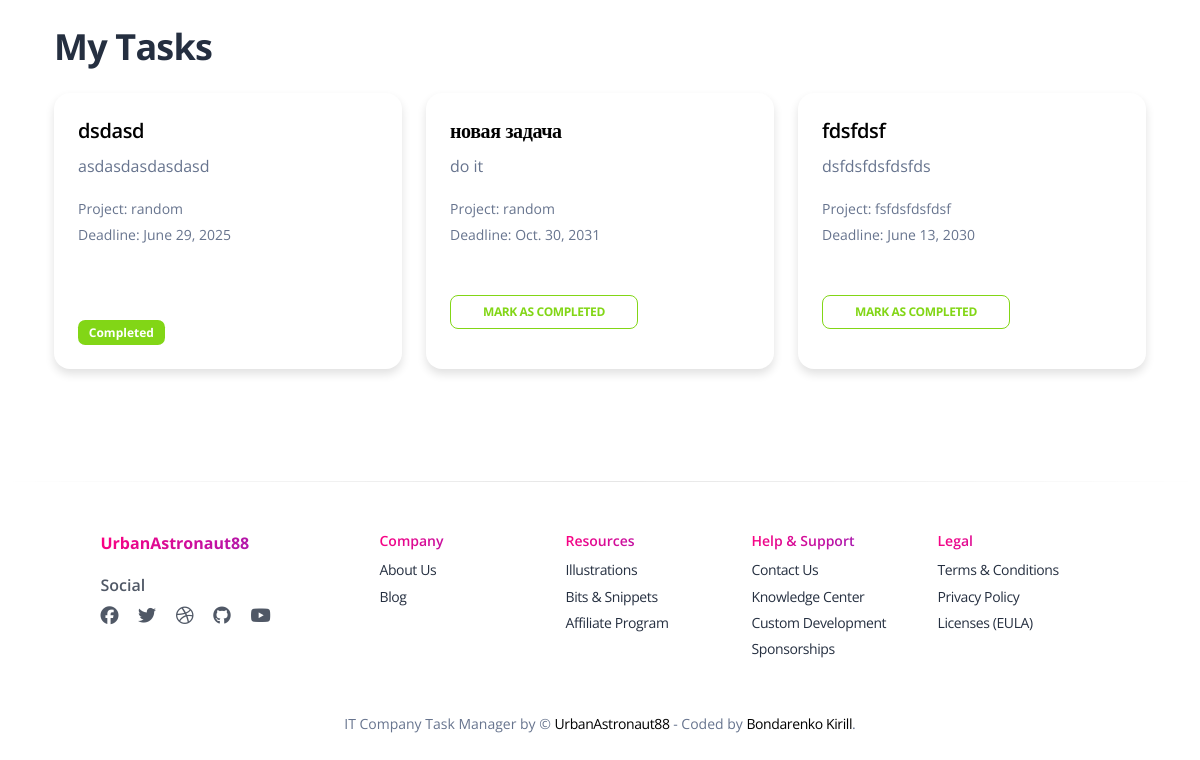
The app's page /tasks/my-tasks/ (signed in) with its own data.
### main/models.py (models this page shows, shortened)
class Task(models.Model):
    class Priority(models.TextChoices):
        URGENT = "Urgent", "Urgent"
        HIGH = "High", "High"
        MEDIUM = "Medium", "Medium"
        LOW = "Low", "Low"
    name = models.CharField(max_length=255)
    description = models.TextField()
    deadline = models.DateField()
    is_completed = models.BooleanField(default=False)
    priority = models.CharField(
        max_length=10,
        choices=Priority.choices,
        default=Priority.MEDIUM,
    )
    task_type = models.ForeignKey(TaskType, on_delete=models.CASCADE)
    assignees = models.ManyToManyField("Worker", related_name="tasks")
    project = models.ForeignKey("Project", on_delete=models.CASCADE, related_name="tasks")

class Project(models.Model):
    name = models.CharField(max_length=255)
    description = models.TextField(blank=True)
    deadline = models.DateField()

### main/views.py (the view)
# urls.py: path("my-tasks/", MyTasksListView.as_view(), name="my-tasks"),
class MyTasksListView(LoginRequiredMixin, ListView):
    model = Task
    template_name = "main/my_tasks.html"
    context_object_name = "tasks"
    def get_queryset(self):
        return Task.objects.filter(assignees=self.request.user)

### main/context_processors.py (called while the page is built)
def cfg_assets_root(request):
    return { 'ASSETS_ROOT' : settings.ASSETS_ROOT }

### templates/main/my_tasks.html (shortened to what this page needs)
{% extends "layouts/base.html" %}
{% block content %}
  <div class="container mt-4">
    <h2 class="mb-4">My Tasks</h2>
    {% if tasks %}
      <div class="row row-cols-1 row-cols-md-2 row-cols-lg-3 g-4">
        {% for task in tasks %}
          <div class="col">
            <div class="card h-100 shadow-sm">
              <div class="card-body">
                <h5 class="card-title">
                  <a href="{% url 'main:tasks:task-detail' task.pk %}" class="text-decoration-none">{{ task.name }}</a>
                </h5>
                <p class="card-text">{{ task.description|truncatewords:20 }}</p>
                <p class="card-text">
                  <small class="text-muted">Project: {{ task.project.name }}</small><br>
                  <small class="text-muted">Deadline: {{ task.deadline }}</small>
                </p>
              </div>
              <div class="card-footer d-flex justify-content-between">
                {% if not task.is_completed %}
                  <form action="{% url 'main:tasks:task-complete' task.pk %}" method="post">
                    <button type="submit" class="btn btn-sm btn-outline-success">Mark as Completed</button>
                  </form>
                {% else %}
                  <span class="badge bg-success">Completed</span>
                {% endif %}
              </div>
            </div>
          </div>
        {% endfor %}
      </div>
    {% else %}
      <div class="alert alert-info" role="alert">
        You have no assigned tasks.
      </div>
    {% endif %}
  </div>
{% endblock %}

### records on screen
Task: name "dsdasd", description "asdasdasdasdasd", project.name "random", deadline "June 29, 2025", is_completed "Completed"
Task: name "новая задача", description "do it", project.name "random", deadline "Oct. 30, 2031", is_completed "MARK AS COMPLETED"
Task: name "fdsfdsf", description "dsfdsfdsfdsfds", project.name "fsfdsfdsfdsf", deadline "June 13, 2030", is_completed "MARK AS COMPLETED"
